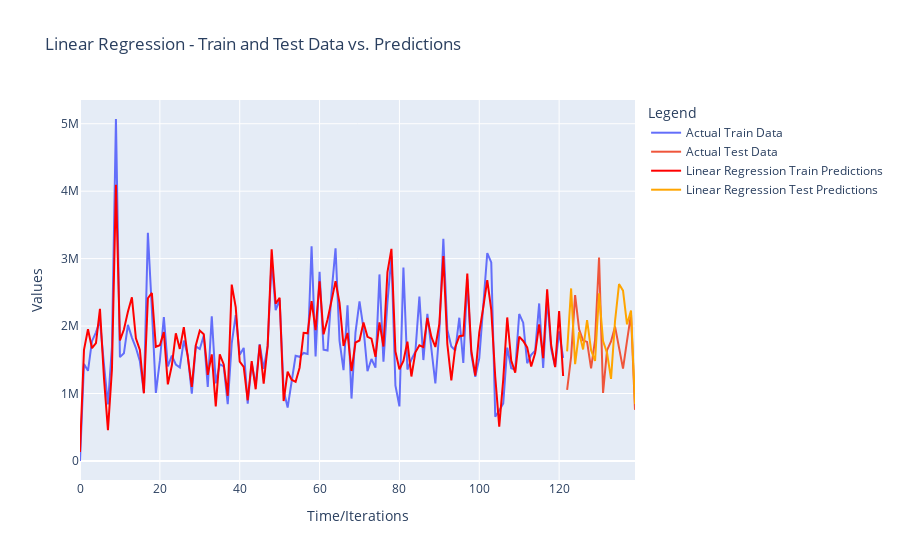
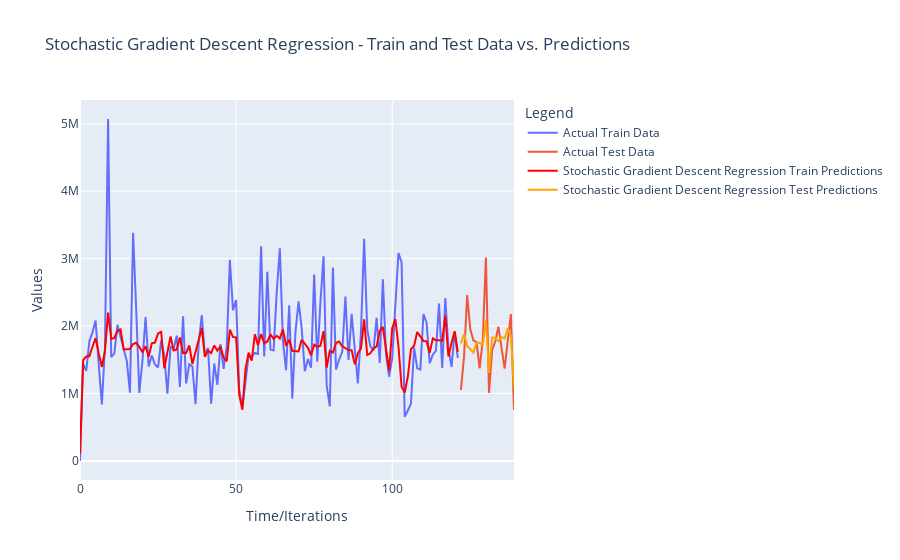
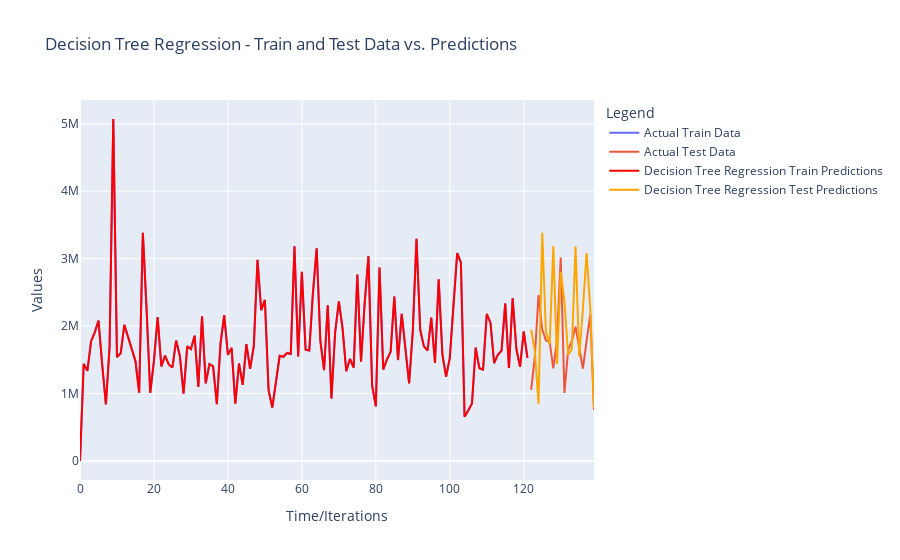
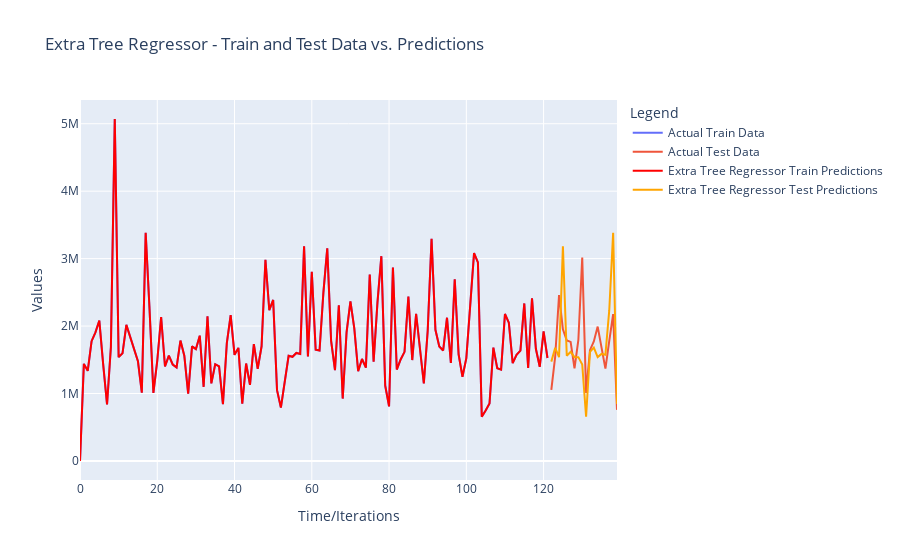

Notebook code cell kept with these figures, in order:
### Code cell
train_rmse_l, train_mape_l, train_r2_l, test_rmse_l, test_mape_l, test_r2_l, model_name_l =\
[], [], [], [], [], [], []

for name, model_n in base_models:
#     start_time = time.time()
    print("---------------------------------------------------- Model: {}".format(name))
    train_rmse, train_mape, train_r2, test_rmse, test_mape, test_r2=\
    evaluate_model(mas_outcome, model_n, X_train, y_train, X_test, y_test,name,if_plot="Yes")
    train_rmse_l.append(train_rmse)
    train_mape_l.append(train_mape)
    train_r2_l.append(train_r2)
    test_rmse_l.append(test_rmse)
    test_mape_l.append(test_mape)
    test_r2_l.append(test_r2)
    model_name_l.append(name)
#     end_time = time.time()
#     print("Computation Time: {}".format(end_time - start_time))
    print("----------------------------------\n")
